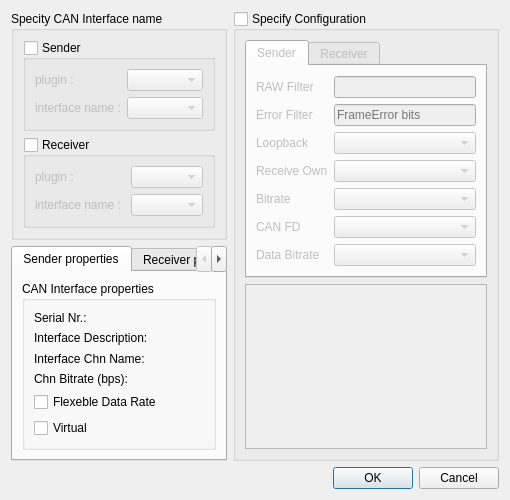
<?xml version="1.0" encoding="UTF-8"?>
<ui version="4.0">
 <class>connectDialog</class>
 <widget class="QDialog" name="connectDialog">
  <property name="geometry">
   <rect>
    <x>0</x>
    <y>0</y>
    <width>510</width>
    <height>450</height>
   </rect>
  </property>
  <property name="windowTitle">
   <string>Dialog</string>
  </property>
  <layout class="QGridLayout" name="gridLayout_4">
   <item row="4" column="2">
    <widget class="QDialogButtonBox" name="buttonBox">
     <property name="orientation">
      <enum>Qt::Horizontal</enum>
     </property>
     <property name="standardButtons">
      <set>QDialogButtonBox::Cancel|QDialogButtonBox::Ok</set>
     </property>
    </widget>
   </item>
   <item row="4" column="0" colspan="2">
    <spacer name="horizontalSpacer">
     <property name="orientation">
      <enum>Qt::Horizontal</enum>
     </property>
     <property name="sizeHint" stdset="0">
      <size>
       <width>235</width>
       <height>20</height>
      </size>
     </property>
    </spacer>
   </item>
   <item row="0" column="1" rowspan="2" colspan="2">
    <widget class="QGroupBox" name="configurationBox">
     <property name="enabled">
      <bool>true</bool>
     </property>
     <property name="title">
      <string>Specify Configuration</string>
     </property>
     <property name="checkable">
      <bool>true</bool>
     </property>
     <property name="checked">
      <bool>false</bool>
     </property>
     <layout class="QVBoxLayout" name="verticalLayout_4">
      <item>
       <widget class="QTabWidget" name="tabWidget_configBox">
        <property name="currentIndex">
         <number>0</number>
        </property>
        <widget class="QWidget" name="Sender">
         <attribute name="title">
          <string>Sender</string>
         </attribute>
         <layout class="QVBoxLayout" name="verticalLayout_10">
          <item>
           <layout class="QGridLayout" name="gridLayout_3">
            <item row="0" column="1">
             <widget class="QLineEdit" name="rawFilterEdit">
              <property name="alignment">
               <set>Qt::AlignRight|Qt::AlignTrailing|Qt::AlignVCenter</set>
              </property>
             </widget>
            </item>
            <item row="5" column="1">
             <widget class="QComboBox" name="canFdBox"/>
            </item>
            <item row="6" column="1">
             <widget class="BitRateBox" name="dataBitrateBox"/>
            </item>
            <item row="0" column="0">
             <widget class="QLabel" name="rawFilterLabel">
              <property name="text">
               <string>RAW Filter</string>
              </property>
             </widget>
            </item>
            <item row="2" column="0">
             <widget class="QLabel" name="loopbackLabel">
              <property name="text">
               <string>Loopback</string>
              </property>
             </widget>
            </item>
            <item row="4" column="1">
             <widget class="BitRateBox" name="bitrateBox"/>
            </item>
            <item row="5" column="0">
             <widget class="QLabel" name="canFdLabel">
              <property name="text">
               <string>CAN FD</string>
              </property>
             </widget>
            </item>
            <item row="3" column="1">
             <widget class="QComboBox" name="receiveOwnBox"/>
            </item>
            <item row="4" column="0">
             <widget class="QLabel" name="bitrateLabel">
              <property name="text">
               <string>Bitrate</string>
              </property>
             </widget>
            </item>
            <item row="6" column="0">
             <widget class="QLabel" name="dataBitrateLabel">
              <property name="text">
               <string>Data Bitrate</string>
              </property>
             </widget>
            </item>
            <item row="1" column="1">
             <widget class="QLineEdit" name="errorFilterEdit">
              <property name="maxLength">
               <number>0</number>
              </property>
              <property name="echoMode">
               <enum>QLineEdit::NoEcho</enum>
              </property>
              <property name="alignment">
               <set>Qt::AlignLeading|Qt::AlignLeft|Qt::AlignVCenter</set>
              </property>
              <property name="placeholderText">
               <string>FrameError bits</string>
              </property>
             </widget>
            </item>
            <item row="3" column="0">
             <widget class="QLabel" name="receiveOwnLabel">
              <property name="text">
               <string>Receive Own</string>
              </property>
             </widget>
            </item>
            <item row="1" column="0">
             <widget class="QLabel" name="errorFilterLabel">
              <property name="text">
               <string>Error Filter</string>
              </property>
             </widget>
            </item>
            <item row="2" column="1">
             <widget class="QComboBox" name="loopbackBox"/>
            </item>
           </layout>
          </item>
         </layout>
        </widget>
        <widget class="QWidget" name="Receiver">
         <attribute name="title">
          <string>Receiver</string>
         </attribute>
         <layout class="QVBoxLayout" name="verticalLayout_11">
          <item>
           <layout class="QGridLayout" name="gridLayout_7">
            <item row="0" column="1">
             <widget class="QLineEdit" name="rawFilterEdit_2">
              <property name="alignment">
               <set>Qt::AlignRight|Qt::AlignTrailing|Qt::AlignVCenter</set>
              </property>
             </widget>
            </item>
            <item row="5" column="1">
             <widget class="QComboBox" name="canFdBox_2"/>
            </item>
            <item row="6" column="1">
             <widget class="BitRateBox" name="dataBitrateBox_2"/>
            </item>
            <item row="0" column="0">
             <widget class="QLabel" name="rawFilterLabel_2">
              <property name="text">
               <string>RAW Filter</string>
              </property>
             </widget>
            </item>
            <item row="2" column="0">
             <widget class="QLabel" name="loopbackLabel_2">
              <property name="text">
               <string>Loopback</string>
              </property>
             </widget>
            </item>
            <item row="4" column="1">
             <widget class="BitRateBox" name="bitrateBox_2"/>
            </item>
            <item row="5" column="0">
             <widget class="QLabel" name="canFdLabel_2">
              <property name="text">
               <string>CAN FD</string>
              </property>
             </widget>
            </item>
            <item row="3" column="1">
             <widget class="QComboBox" name="receiveOwnBox_2"/>
            </item>
            <item row="4" column="0">
             <widget class="QLabel" name="bitrateLabel_2">
              <property name="text">
               <string>Bitrate</string>
              </property>
             </widget>
            </item>
            <item row="6" column="0">
             <widget class="QLabel" name="dataBitrateLabel_2">
              <property name="text">
               <string>Data Bitrate</string>
              </property>
             </widget>
            </item>
            <item row="1" column="1">
             <widget class="QLineEdit" name="errorFilterEdit_2">
              <property name="maxLength">
               <number>0</number>
              </property>
              <property name="echoMode">
               <enum>QLineEdit::NoEcho</enum>
              </property>
              <property name="alignment">
               <set>Qt::AlignLeading|Qt::AlignLeft|Qt::AlignVCenter</set>
              </property>
              <property name="placeholderText">
               <string>FrameError bits</string>
              </property>
             </widget>
            </item>
            <item row="3" column="0">
             <widget class="QLabel" name="receiveOwnLabel_2">
              <property name="text">
               <string>Receive Own</string>
              </property>
             </widget>
            </item>
            <item row="1" column="0">
             <widget class="QLabel" name="errorFilterLabel_2">
              <property name="text">
               <string>Error Filter</string>
              </property>
             </widget>
            </item>
            <item row="2" column="1">
             <widget class="QComboBox" name="loopbackBox_2"/>
            </item>
           </layout>
          </item>
         </layout>
        </widget>
       </widget>
      </item>
      <item>
       <widget class="QTextEdit" name="textEdit_configurationBox"/>
      </item>
     </layout>
    </widget>
   </item>
   <item row="0" column="0">
    <widget class="QGroupBox" name="specifyInterfaceNameBox">
     <property name="title">
      <string>Specity CAN Interface name </string>
     </property>
     <layout class="QVBoxLayout" name="verticalLayout">
      <item>
       <widget class="QGroupBox" name="SenderBox">
        <property name="enabled">
         <bool>true</bool>
        </property>
        <property name="title">
         <string>Sender</string>
        </property>
        <property name="checkable">
         <bool>true</bool>
        </property>
        <property name="checked">
         <bool>false</bool>
        </property>
        <layout class="QVBoxLayout" name="verticalLayout_5">
         <item>
          <layout class="QGridLayout" name="gridLayout">
           <item row="1" column="1">
            <widget class="QComboBox" name="interfaceListBox"/>
           </item>
           <item row="0" column="1">
            <widget class="QComboBox" name="pluginListBox"/>
           </item>
           <item row="0" column="0">
            <widget class="QLabel" name="label">
             <property name="text">
              <string>plugin :</string>
             </property>
             <property name="alignment">
              <set>Qt::AlignLeading|Qt::AlignLeft|Qt::AlignVCenter</set>
             </property>
            </widget>
           </item>
           <item row="1" column="0">
            <widget class="QLabel" name="label_2">
             <property name="text">
              <string>interface name :</string>
             </property>
             <property name="alignment">
              <set>Qt::AlignLeading|Qt::AlignLeft|Qt::AlignVCenter</set>
             </property>
            </widget>
           </item>
          </layout>
         </item>
        </layout>
       </widget>
      </item>
      <item>
       <widget class="QGroupBox" name="ReceiverBox">
        <property name="enabled">
         <bool>true</bool>
        </property>
        <property name="title">
         <string>Receiver</string>
        </property>
        <property name="checkable">
         <bool>true</bool>
        </property>
        <property name="checked">
         <bool>false</bool>
        </property>
        <layout class="QVBoxLayout" name="verticalLayout_6">
         <item>
          <layout class="QGridLayout" name="gridLayout_5">
           <item row="0" column="0">
            <widget class="QLabel" name="label_3">
             <property name="text">
              <string>plugin :</string>
             </property>
            </widget>
           </item>
           <item row="0" column="1">
            <widget class="QComboBox" name="pluginListBox_2"/>
           </item>
           <item row="1" column="0">
            <widget class="QLabel" name="label_6">
             <property name="text">
              <string>interface name : </string>
             </property>
            </widget>
           </item>
           <item row="1" column="1">
            <widget class="QComboBox" name="interfaceListBox_2"/>
           </item>
          </layout>
         </item>
        </layout>
       </widget>
      </item>
     </layout>
    </widget>
   </item>
   <item row="1" column="0">
    <widget class="QTabWidget" name="tabWidget_properties">
     <property name="currentIndex">
      <number>0</number>
     </property>
     <widget class="QWidget" name="tab_Senderpro">
      <attribute name="title">
       <string>Sender properties</string>
      </attribute>
      <layout class="QVBoxLayout" name="verticalLayout_7">
       <item>
        <widget class="QGroupBox" name="groupBox_2">
         <property name="title">
          <string>CAN Interface properties</string>
         </property>
         <layout class="QVBoxLayout" name="verticalLayout_2">
          <item>
           <layout class="QGridLayout" name="gridLayout_2">
            <item row="0" column="0">
             <widget class="QLabel" name="label_4">
              <property name="text">
               <string>Serial Nr.:</string>
              </property>
             </widget>
            </item>
            <item row="3" column="1">
             <widget class="QLabel" name="label_ReadBaudrate_">
              <property name="text">
               <string/>
              </property>
             </widget>
            </item>
            <item row="1" column="0">
             <widget class="QLabel" name="label_5">
              <property name="text">
               <string>Interface Description:</string>
              </property>
             </widget>
            </item>
            <item row="1" column="1">
             <widget class="QLabel" name="label_InterfaceDes_">
              <property name="text">
               <string/>
              </property>
             </widget>
            </item>
            <item row="3" column="0">
             <widget class="QLabel" name="label_9">
              <property name="text">
               <string>Chn Bitrate (bps):</string>
              </property>
             </widget>
            </item>
            <item row="2" column="0">
             <widget class="QLabel" name="label_7">
              <property name="text">
               <string>Interface Chn Name:</string>
              </property>
             </widget>
            </item>
            <item row="0" column="1">
             <widget class="QLabel" name="label_SN_">
              <property name="text">
               <string/>
              </property>
             </widget>
            </item>
            <item row="2" column="1">
             <widget class="QLabel" name="label_InterfaceName_">
              <property name="text">
               <string/>
              </property>
             </widget>
            </item>
           </layout>
          </item>
          <item>
           <widget class="QCheckBox" name="isFlexibleDataRateCapable">
            <property name="text">
             <string>Flexeble Data Rate</string>
            </property>
           </widget>
          </item>
          <item>
           <widget class="QCheckBox" name="isVirtual">
            <property name="text">
             <string>Virtual</string>
            </property>
           </widget>
          </item>
         </layout>
        </widget>
       </item>
      </layout>
     </widget>
     <widget class="QWidget" name="tab_Receiverpro">
      <attribute name="title">
       <string>Receiver properties</string>
      </attribute>
      <layout class="QVBoxLayout" name="verticalLayout_9">
       <item>
        <widget class="QGroupBox" name="groupBox_4">
         <property name="title">
          <string>CAN Interface properties</string>
         </property>
         <layout class="QVBoxLayout" name="verticalLayout_8">
          <item>
           <layout class="QGridLayout" name="gridLayout_6">
            <item row="0" column="0">
             <widget class="QLabel" name="label_8">
              <property name="text">
               <string>Serial Nr.:</string>
              </property>
             </widget>
            </item>
            <item row="3" column="1">
             <widget class="QLabel" name="label_ReadBaudrate_1">
              <property name="text">
               <string/>
              </property>
             </widget>
            </item>
            <item row="1" column="0">
             <widget class="QLabel" name="label_10">
              <property name="text">
               <string>Interface Description:</string>
              </property>
             </widget>
            </item>
            <item row="1" column="1">
             <widget class="QLabel" name="label_InterfaceDes_1">
              <property name="text">
               <string/>
              </property>
             </widget>
            </item>
            <item row="3" column="0">
             <widget class="QLabel" name="label_11">
              <property name="text">
               <string>Chn Bitrate (bps):</string>
              </property>
             </widget>
            </item>
            <item row="2" column="0">
             <widget class="QLabel" name="label_12">
              <property name="text">
               <string>Interface Chn Name:</string>
              </property>
             </widget>
            </item>
            <item row="0" column="1">
             <widget class="QLabel" name="label_SN_1">
              <property name="text">
               <string/>
              </property>
             </widget>
            </item>
            <item row="2" column="1">
             <widget class="QLabel" name="label_InterfaceName_1">
              <property name="text">
               <string/>
              </property>
             </widget>
            </item>
           </layout>
          </item>
          <item>
           <widget class="QCheckBox" name="isFlexibleDataRateCapable_2">
            <property name="text">
             <string>Flexeble Data Rate</string>
            </property>
           </widget>
          </item>
          <item>
           <widget class="QCheckBox" name="isVirtual_2">
            <property name="text">
             <string>Virtual</string>
            </property>
           </widget>
          </item>
         </layout>
        </widget>
       </item>
      </layout>
     </widget>
    </widget>
   </item>
  </layout>
 </widget>
 <customwidgets>
  <customwidget>
   <class>BitRateBox</class>
   <extends>QComboBox</extends>
   <header>bitratebox.h</header>
  </customwidget>
 </customwidgets>
 <resources/>
 <connections>
  <connection>
   <sender>buttonBox</sender>
   <signal>rejected()</signal>
   <receiver>connectDialog</receiver>
   <slot>reject()</slot>
   <hints>
    <hint type="sourcelabel">
     <x>316</x>
     <y>260</y>
    </hint>
    <hint type="destinationlabel">
     <x>286</x>
     <y>274</y>
    </hint>
   </hints>
  </connection>
  <connection>
   <sender>buttonBox</sender>
   <signal>accepted()</signal>
   <receiver>connectDialog</receiver>
   <slot>accept()</slot>
   <hints>
    <hint type="sourcelabel">
     <x>248</x>
     <y>254</y>
    </hint>
    <hint type="destinationlabel">
     <x>157</x>
     <y>274</y>
    </hint>
   </hints>
  </connection>
 </connections>
</ui>
